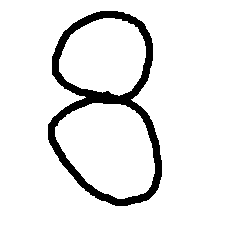
#> input picture _4.python/opencv/8.bmp, 240 x 240 px, given in place of opencv05_dilate_erode1.png, which was not available
$ python opencv23.py
#> lines starting #> are read from the running program, lines starting #| are printed output that depends on the picture; after the words box and inside, x2 and y2 are one past the last pixel; in counts of white or black regions, pixels touching at a corner belong together; pictures that were not available may be replaced by others from this repository, and a replacement may not be noted
"""
cv2.erode()
cv2.dilate()
cv2.morphologyEx()

erode 侵蝕
dilate 擴大 膨脹
morphology 形態學 構詞學

"""

import cv2

import sys
import matplotlib.pyplot as plt
import numpy as np
import math

font_filename = 'C:/_git/vcs/_1.data/______test_files1/_font/msch.ttf'
#設定中文字型及負號正確顯示
#設定中文字型檔
plt.rcParams["font.sans-serif"] = "Microsoft JhengHei" # 將字體換成 Microsoft JhengHei
#設定負號
plt.rcParams["axes.unicode_minus"] = False # 讓負號可正常顯示

print('------------------------------------------------------------')	#60個

def draw_line(img):
    for i in range(8):
        cv2.line(img, (0, 100*i), (700, 100*i), (0, 0, 255), 2) #水平線
        cv2.line(img, (100*i, 0), (100*i, 700), (0, 0, 255), 2) #垂直線

print('------------------------------------------------------------')	#60個

filename = 'C:/_git/vcs/_1.data/______test_files1/_image_processing/erode.bmp'
filename = 'C:/_git/vcs/_4.python/_data/opencv05_dilate_erode1.png'

image1 = cv2.imread(filename, cv2.IMREAD_UNCHANGED)
#> image1: shape (240, 240); 92.4% white; 1 black region, box (x1, y1, x2, y2) and area: (48, 11, 162, 206) 4395
image2 = cv2.imread(filename, cv2.IMREAD_UNCHANGED)
image3 = cv2.imread(filename, cv2.IMREAD_UNCHANGED)
image4 = cv2.imread(filename, cv2.IMREAD_UNCHANGED)

plt.figure('erode 侵蝕 效果', figsize = (16, 12))

plt.subplot(221)
plt.title('原圖')
draw_line(image1)
#> after the loop in draw_line, `for i in range(8):`:
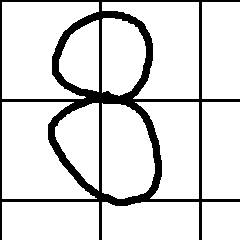
#> img: shape (240, 240); 86.4% white; 1 black region, box (x1, y1, x2, y2) and area: (0, 0, 240, 240) 7810
plt.imshow(cv2.cvtColor(image1, cv2.COLOR_BGR2RGB))

print('erode 侵蝕 效果 1')
kernel = np.ones((25, 25), np.uint8)
erosion = cv2.erode(image2, kernel)
#> erosion: shape (240, 240); 64.4% white; 1 black region, box (x1, y1, x2, y2) and area: (36, 0, 174, 218) 20500

plt.subplot(222)
plt.title('erode 侵蝕 效果 1')
draw_line(erosion)
#> after the loop in draw_line (call 2), `for i in range(8):`:
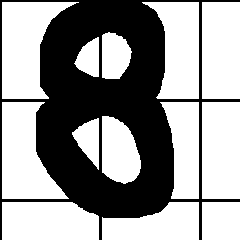
#> img: shape (240, 240); 59.7% white; 1 black region, box (x1, y1, x2, y2) and area: (0, 0, 240, 240) 23201
plt.imshow(cv2.cvtColor(erosion, cv2.COLOR_BGR2RGB))

print('erode 侵蝕 效果 2')
kernel = np.ones((25, 25), np.uint8)
erosion = cv2.erode(image3, kernel)

plt.subplot(223)
plt.title('erode 侵蝕 效果 2')
draw_line(erosion)
plt.imshow(cv2.cvtColor(erosion, cv2.COLOR_BGR2RGB))

print('erode 侵蝕 效果 3 加 iterations')
kernel = np.ones((9, 9), np.uint8)
erosion = cv2.erode(image4, kernel,iterations = 5)
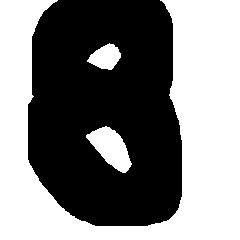
#> erosion: shape (240, 240); 49.4% white; 3 white regions, box (x1, y1, x2, y2) and area: (0, 0, 240, 240) 26696, (86, 126, 132, 173) 1163, (87, 43, 121, 70) 581

plt.subplot(224)
plt.title('erode 侵蝕 效果 3')
draw_line(erosion)
#> after the loop in draw_line (call 4), `for i in range(8):`:
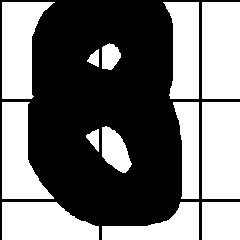
#> img: shape (240, 240); 45.4% white; 13 white regions, largest, box (x1, y1, x2, y2) and area: (202, 2, 240, 99) 3686, (202, 102, 240, 199) 3686, (2, 2, 55, 99) 3223
plt.imshow(cv2.cvtColor(erosion, cv2.COLOR_BGR2RGB))

plt.suptitle("白色區域被侵蝕、縮小了")
plt.tight_layout()
plt.show()
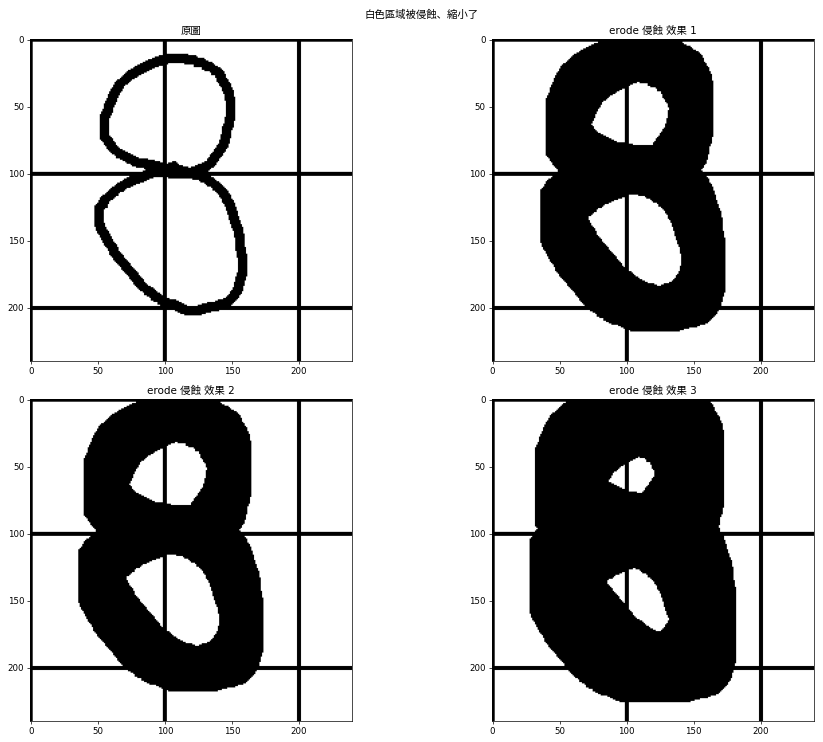
#> figure drawn by matplotlib, 4 panels


print('------------------------------------------------------------')	#60個

filename = 'C:/_git/vcs/_1.data/______test_files1/_image_processing/dilation.bmp'
filename = 'C:/_git/vcs/_4.python/_data/opencv05_dilate_erode1.png'

image1 = cv2.imread(filename, cv2.IMREAD_UNCHANGED)
image2 = cv2.imread(filename, cv2.IMREAD_UNCHANGED)
image3 = cv2.imread(filename, cv2.IMREAD_UNCHANGED)
image4 = cv2.imread(filename, cv2.IMREAD_UNCHANGED)

plt.figure('', figsize = (16, 12))

print('dilate 擴大 膨脹 效果')

plt.subplot(221)
plt.title('原圖')
draw_line(image1)
plt.imshow(cv2.cvtColor(image1, cv2.COLOR_BGR2RGB))

plt.subplot(222)
plt.title('dilate 擴大 膨脹 效果 1')
kernel = np.ones((20, 20), np.uint8)
dilation = cv2.dilate(image2, kernel)
#> dilation: shape (240, 240); every value is 255
draw_line(dilation)
#> after the loop in draw_line (call 6), `for i in range(8):`:
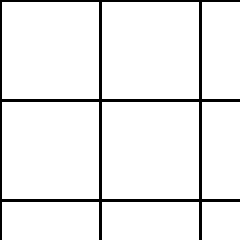
#> img: shape (240, 240); 93.4% white; 1 black region, box (x1, y1, x2, y2) and area: (0, 0, 240, 240) 3776
plt.imshow(cv2.cvtColor(dilation, cv2.COLOR_BGR2RGB))

plt.subplot(223)
plt.title('dilate 擴大 膨脹 效果 2')
kernel = np.ones((40, 40), np.uint8)
dilation = cv2.dilate(image3, kernel)
draw_line(dilation)
plt.imshow(cv2.cvtColor(dilation, cv2.COLOR_BGR2RGB))

plt.subplot(224)
plt.title('dilate 擴大 膨脹 效果 3 加 iterations')
kernel = np.ones((10, 10), np.uint8)
dilation = cv2.dilate(image4, kernel, iterations = 9)
draw_line(dilation)
plt.imshow(cv2.cvtColor(dilation, cv2.COLOR_BGR2RGB))

plt.suptitle("白色區域擴大、膨脹")
plt.tight_layout()
plt.show()
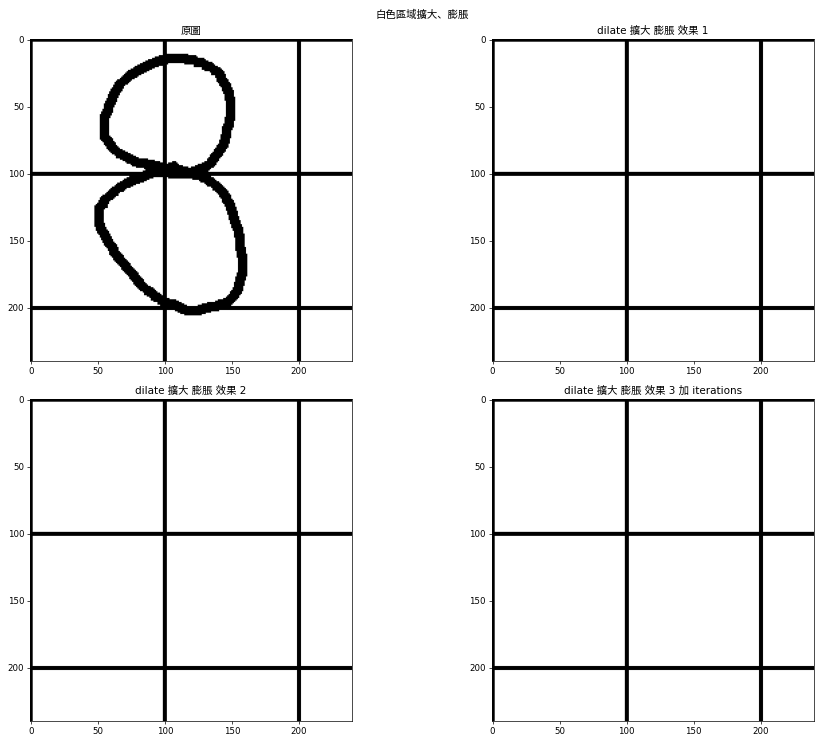
#> figure drawn by matplotlib, 4 panels

sys.exit()
#> (the program exits here)
